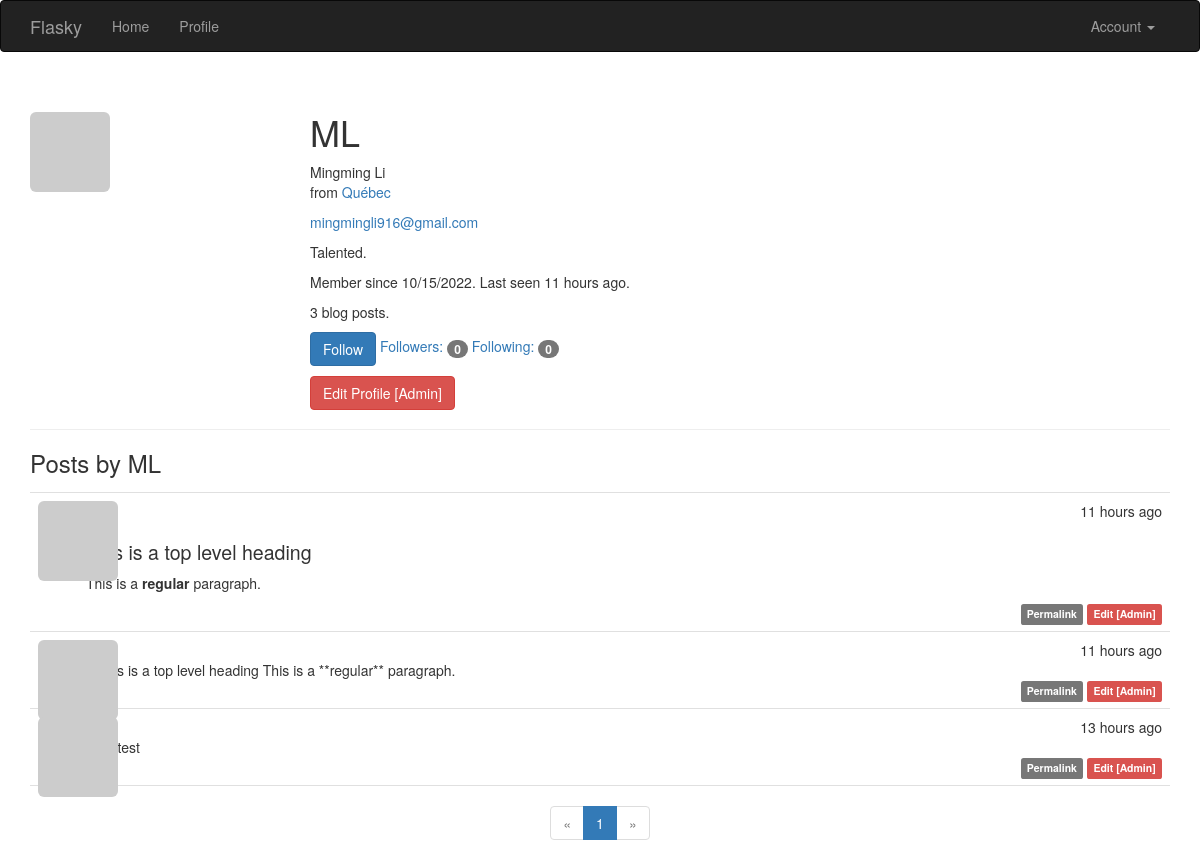
/user/ML (signed in), run on an earlier commit of the app's database.
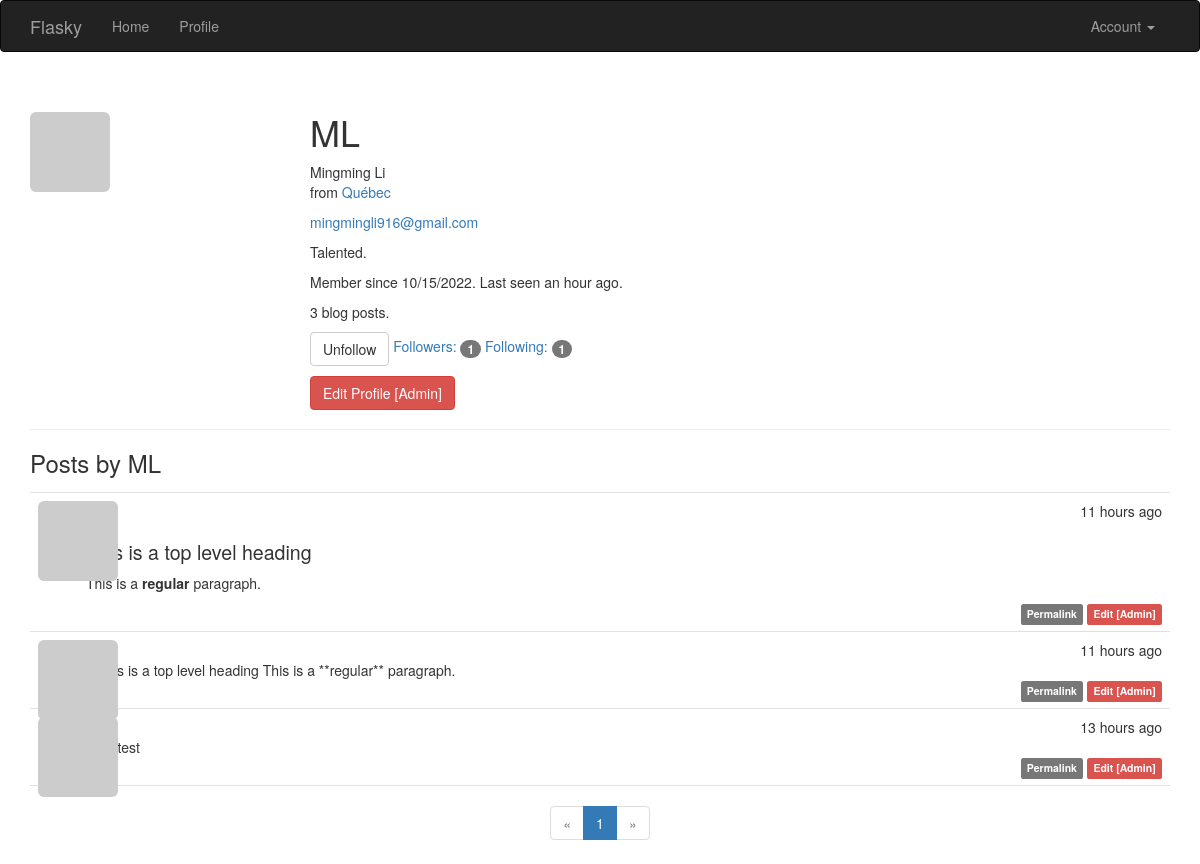
And on a later commit of the database.
### app/models.py (models this page shows, shortened)
class User(UserMixin, db.Model):
    __tablename__ = 'users'
    id = db.Column(db.Integer, primary_key=True)
    email = db.Column(db.String(64), unique=True, index=True)
    username = db.Column(db.String(64), unique=True, index=True)
    role_id = db.Column(db.Integer, db.ForeignKey('roles.id'))
    password_hash = db.Column(db.String(128))
    confirmed = db.Column(db.Boolean, default=False)
    name = db.Column(db.String(64))
    location = db.Column(db.String(64))
    about_me = db.Column(db.Text())
    member_since = db.Column(db.DateTime(), default=datetime.utcnow)
    last_seen = db.Column(db.DateTime(), default=datetime.utcnow)
    avatar_hash = db.Column(db.String(32))
    posts = db.relationship('Post', backref='author', lazy='dynamic')  # author_id in Post
    followed = db.relationship('Follow',
                               foreign_keys=[Follow.follower_id],
                               backref=db.backref('follower', lazy='joined'),
                               lazy='dynamic',
                               cascade='all, delete-orphan')
    followers = db.relationship('Follow',
                                foreign_keys=[Follow.followed_id],
                                backref=db.backref('followed', lazy='joined'),
                                lazy='dynamic',
                                cascade='all, delete-orphan')
    @property  # get
    def password(self):
        raise AttributeError('password is not a readable attribute')
    def can(self, perm):
        return self.role is not None and self.role.has_permission(perm)
    def is_administrator(self):
        return self.can(Permission.ADMIN)
    def ping(self):
        self.last_seen = datetime.utcnow()
        db.session.add(self)
    def gravatar_hash(self):
        return hashlib.md5(self.email.lower().encode('utf-8')).hexdigest()
    def gravatar(self, size=100, default='identicon', rating='g'):
        if request.is_secure:
            url = 'https://secure.gravatar.com/avatar'
        else:
            url = 'http://gravatar.com/avatar'
        hashed = self.avatar_hash or self.gravatar_hash()
        return f'{url}/{hashed}?s={size}&d={default}&r={rating}'
    def is_following(self, user):
        if user.id is None:
            return False
        return self.followed.filter_by(followed_id=user.id).first() is not None

class Post(db.Model):
    __tablename__ = 'posts'
    id = db.Column(db.Integer, primary_key=True)
    body = db.Column(db.Text)
    timestamp = db.Column(db.DateTime, index=True, default=datetime.utcnow)
    author_id = db.Column(db.Integer, db.ForeignKey('users.id'))
    body_html = db.Column(db.Text)

### app/main/views.py (the view)
@main.route('/user/<username>')
def user(username):
    user = User.query.filter_by(username=username).first()
    if user is None:
        abort(404)
    page = request.args.get('page', 1, type=int)
    pagination = user.posts.order_by(Post.timestamp.desc()).paginate(
        page=page, per_page=current_app.config['FLASKY_POSTS_PER_PAGE'],
        error_out=False)
    posts = pagination.items
    return render_template('user.html', user=user, posts=posts, pagination=pagination)

### app/auth/views.py (called while the page is built)
@auth.before_app_request
def before_request():
    if current_user.is_authenticated:
        current_user.ping()
        if not current_user.confirmed \
                and request.blueprint != 'auth' \
                and request.endpoint != 'static':
            return redirect(url_for('auth.unconfirmed'))

### app/main/__init__.py (called while the page is built)
@main.app_context_processor
def inject_permissions():
    return dict(Permission=Permission)

### app/models.py (called while the page is built)
@login_manager.user_loader
def load_user(user_id):
    return User.query.get(int(user_id))

    def has_permission(self, perm):
        return self.permissions & perm == perm

### app/templates/user.html (shortened to what this page needs)
{% extends "base.html" %}
{% import "_macros.html" as macros %}
{% block page_content %}
<div class="page-header">
    <img class="img-rounded profile-thumbnail" src="{{ user.gravatar(size=256) }}">
    <div class="profile-header">
        <h1>{{ user.username }}</h1>
        {% if user.name or user.location %}
        <p>
            {% if user.name %}{{ user.name }}<br>{% endif %}
            {% if user.location %}
            from <a href="http://maps.google.com/?q={{ user.location }}">{{ user.location }}</a><br>
            {% endif %}
        </p>
        {% endif %}
        {% if current_user.is_administrator() %}
        <p><a href="mailto:{{ user.email }}">{{ user.email }}</a></p>
        {% endif %}
        {% if user.about_me %}<p>{{ user.about_me }}</p>{% endif %}
        <p>
            Member since {{ moment(user.member_since).format('L') }}. Last seen {{ moment(user.last_seen).fromNow() }}.
        </p>
        <p>{{ user.posts.count() }} blog posts.</p>
        <p>
            {% if current_user.can(Permission.FOLLOW) and user != current_user %}
                {% if not current_user.is_following(user) %}
                <a href="{{ url_for('.follow', username=user.username) }}" class="btn btn-primary">Follow</a>
                {% else %}
                <a href="{{ url_for('.unfollow', username=user.username) }}" class="btn btn-default">Unfollow</a>
                {% endif %}
            {% endif %}
            <a href="{{ url_for('.followers', username=user.username) }}">Followers: <span class="badge">{{ user.followers.count() }}</span></a>
            <a href="{{ url_for('.followed_by', username=user.username) }}">Following: <span class="badge">{{ user.followed.count() }}</span></a>
        </p>
        <p>
            {% if current_user.is_administrator() %}
            <a class="btn btn-danger" href="{{ url_for('.edit_profile_admin', id=user.id) }}">Edit Profile [Admin]</a>
            {% endif %}
        </p>
    </div>
</div>
<h3>Posts by {{ user.username }}</h3>
{% include '_posts.html' %}
{% if pagination %}
<div class="pagination">
    {{ macros.pagination_widget(pagination, '.user', username=user.username) }}
</div>
{% endif %}
{% endblock %}

### app/templates/base.html (shortened to what this page needs)
{% extends "bootstrap/base.html" %}
{% block head %}
{{ super() }}
<link rel="stylesheet" type="text/css" href="{{ url_for('static', filename='styles.css') }}">
{% endblock %}
{% block navbar %}
<div class="navbar navbar-inverse" role="navigation">
    <div class="container">
        <div class="navbar-header">
            <a class="navbar-brand" href="{{ url_for('main.index') }}">Flasky</a>
        </div>
        <div class="navbar-collapse collapse">
            <ul class="nav navbar-nav">
                <li><a href="{{ url_for('main.index') }}">Home</a></li>
                {% if current_user.is_authenticated %}
                <li><a href="{{ url_for('main.user', username=current_user.username) }}">Profile</a></li>
                {% endif %}
            </ul>
            <ul class="nav navbar-nav navbar-right">
                {% if current_user.is_authenticated %}
                <li class="dropdown">
                    <a href="#" class="dropdown-toggle" data-toggle="dropdown">Account <b class="caret"></b> </a>
                </li>
                {% else %}
                <li><a href="{{ url_for('auth.login') }}">Log In</a></li>
                {% endif %}
            </ul>
        </div>
    </div>
</div>
{% endblock %}
{% block content %}
<div class="container">
    {% block page_content %}{% endblock %}
</div>
{% endblock %}

### app/templates/_macros.html
{% macro pagination_widget(pagination, endpoint) %}
<ul class="pagination">
    <li{% if not pagination.has_prev %} class="disabled"{% endif %}>
        <a href="{% if pagination.has_prev %}{{ url_for(endpoint, page=pagination.prev_num, **kwargs) }}{% else %}#{% endif %}">
            &laquo;
        </a>
    </li>
    {% for p in pagination.iter_pages() %}
        {% if p %}
            {% if p == pagination.page %}
            <li class="active">
                <a href="{{ url_for(endpoint, page = p, **kwargs) }}">{{ p }}</a>
            </li>
            {% else %}
            <li>
                <a href="{{ url_for(endpoint, page = p, **kwargs) }}">{{ p }}</a>
            </li>
            {% endif %}
        {% else %}
        <li class="disabled"><a href="#">&hellip;</a></li>
        {% endif %}
    {% endfor %}
    <li{% if not pagination.has_next %} class="disabled"{% endif %}>
        <a href="{% if pagination.has_next %}{{ url_for(endpoint, page=pagination.next_num, **kwargs) }}{% else %}#{% endif %}">
            &raquo;
        </a>
    </li>
</ul>
{% endmacro %}

### app/templates/_posts.html (shortened to what this page needs)
<ul class="posts">
    {% for post in posts %}
    <li class="post">
        <div class="post-thumbnail">
            <a href="{{ url_for('.user', username=post.author.username) }}">
                <img class="img-rounded profile-thumbnail" src="{{ post.author.gravatar(size=40) }}">
            </a>
        </div>
        <div class="post-content">
            <div class="post-date">{{ moment(post.timestamp).fromNow() }}</div>
            <div class="post-author">
                <a href="{{ url_for('.user', username=post.author.username) }}">
                </a>
            </div>
            <div class="post-body">
                {% if post.body_html %}
                {{ post.body_html | safe }}
                {% else %}
                {{ post.body }}
                {% endif %}
            </div>
            <div class="post-footer">
                <a href="{{ url_for('.post', id=post.id) }}">
                    <span class="label label-default">Permalink</span>
                </a>
                {% if current_user == post.author %}
                    <a href="{{ url_for('.edit_post', id=post.id) }}">
                        <span class="label label-primary">Edit</span>
                    </a>
                {% elif current_user.is_administrator() %}
                    <a href="{{ url_for('.edit_post', id=post.id) }}">
                        <span class="label label-danger">Edit [Admin]</span>
                    </a>
                {% endif %}
            </div>
        </div>
    </li>
    {% endfor %}
</ul>

### app/static/styles.css (style rules this page uses)
.profile-thumbnail { position: absolute; }
.profile-header { min-height: 260px; margin-left: 280px; }
ul.posts { list-style-type: none; padding: 0px; margin: 16px 0px 0px 0px; border-top: 1px solid #e0e0e0; }
ul.posts li.post { padding: 8px; border-bottom: 1px solid #e0e0e0; }
div.post-date { float: right; }
div.post-author { font-weight: bold; }
div.post-thumbnail { position: absolute; }
div.post-content { margin-left: 48px; min-height: 48px; }
div.post-footer { text-align: right; }
div.pagination { width: 100%; text-align: center; padding: 0px; margin: 0px; }
.post-body h1 { font-size: 140%; }

What changed in the data, as far as the page shows it:
changed User "ML": last_seen "11 hours ago" → "an hour ago"
Also different on the page:
{{ user.followers.count() }}: "0" → "1"
{{ user.followed.count() }}: "0" → "1"
text no longer shown: "Follow"
text now shown: "Unfollow"
